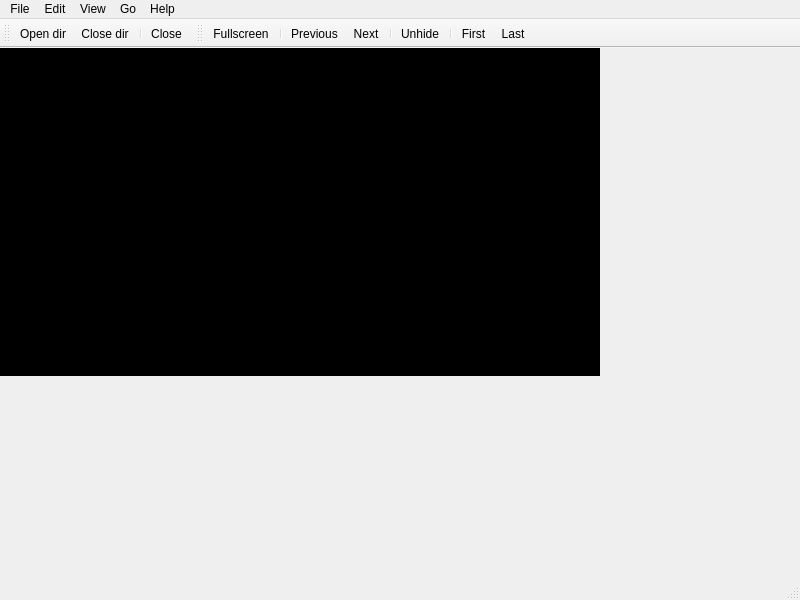
<?xml version="1.0" encoding="UTF-8"?>
<ui version="4.0">
 <class>MainWindow</class>
 <widget class="QMainWindow" name="MainWindow">
  <property name="geometry">
   <rect>
    <x>0</x>
    <y>0</y>
    <width>800</width>
    <height>600</height>
   </rect>
  </property>
  <property name="sizePolicy">
   <sizepolicy hsizetype="Preferred" vsizetype="Preferred">
    <horstretch>0</horstretch>
    <verstretch>0</verstretch>
   </sizepolicy>
  </property>
  <property name="windowTitle">
   <string>ImageGuess</string>
  </property>
  <widget class="QWidget" name="centralWidget">
   <widget class="QLabel" name="canvas">
    <property name="geometry">
     <rect>
      <x>0</x>
      <y>0</y>
      <width>600</width>
      <height>328</height>
     </rect>
    </property>
    <property name="sizePolicy">
     <sizepolicy hsizetype="Ignored" vsizetype="Ignored">
      <horstretch>0</horstretch>
      <verstretch>0</verstretch>
     </sizepolicy>
    </property>
    <property name="palette">
     <palette>
      <active>
       <colorrole role="Base">
        <brush brushstyle="SolidPattern">
         <color alpha="255">
          <red>255</red>
          <green>255</green>
          <blue>255</blue>
         </color>
        </brush>
       </colorrole>
       <colorrole role="Window">
        <brush brushstyle="SolidPattern">
         <color alpha="255">
          <red>0</red>
          <green>0</green>
          <blue>0</blue>
         </color>
        </brush>
       </colorrole>
      </active>
      <inactive>
       <colorrole role="Base">
        <brush brushstyle="SolidPattern">
         <color alpha="255">
          <red>255</red>
          <green>255</green>
          <blue>255</blue>
         </color>
        </brush>
       </colorrole>
       <colorrole role="Window">
        <brush brushstyle="SolidPattern">
         <color alpha="255">
          <red>0</red>
          <green>0</green>
          <blue>0</blue>
         </color>
        </brush>
       </colorrole>
      </inactive>
      <disabled>
       <colorrole role="Base">
        <brush brushstyle="SolidPattern">
         <color alpha="255">
          <red>0</red>
          <green>0</green>
          <blue>0</blue>
         </color>
        </brush>
       </colorrole>
       <colorrole role="Window">
        <brush brushstyle="SolidPattern">
         <color alpha="255">
          <red>0</red>
          <green>0</green>
          <blue>0</blue>
         </color>
        </brush>
       </colorrole>
      </disabled>
     </palette>
    </property>
    <property name="autoFillBackground">
     <bool>true</bool>
    </property>
    <property name="text">
     <string/>
    </property>
   </widget>
   <widget class="QWidget" name="gridLayoutWidget">
    <property name="geometry">
     <rect>
      <x>0</x>
      <y>0</y>
      <width>601</width>
      <height>331</height>
     </rect>
    </property>
    <layout class="QGridLayout" name="buttonGrid">
     <property name="sizeConstraint">
      <enum>QLayout::SetFixedSize</enum>
     </property>
     <property name="spacing">
      <number>0</number>
     </property>
    </layout>
   </widget>
  </widget>
  <widget class="QMenuBar" name="menuBar">
   <property name="geometry">
    <rect>
     <x>0</x>
     <y>0</y>
     <width>800</width>
     <height>21</height>
    </rect>
   </property>
   <widget class="QMenu" name="menuFile">
    <property name="title">
     <string>File</string>
    </property>
    <addaction name="actionOpen_dir"/>
    <addaction name="actionClose_dir"/>
    <addaction name="separator"/>
    <addaction name="actionClose"/>
   </widget>
   <widget class="QMenu" name="menuView">
    <property name="title">
     <string>View</string>
    </property>
    <addaction name="actionFullscreen"/>
   </widget>
   <widget class="QMenu" name="menuGo">
    <property name="title">
     <string>Go</string>
    </property>
    <addaction name="actionPrevious"/>
    <addaction name="actionNext"/>
    <addaction name="separator"/>
    <addaction name="actionUnhide"/>
    <addaction name="separator"/>
    <addaction name="actionFirst"/>
    <addaction name="actionLast"/>
   </widget>
   <widget class="QMenu" name="menuHelp">
    <property name="title">
     <string>Help</string>
    </property>
    <addaction name="actionContents"/>
    <addaction name="separator"/>
    <addaction name="actionAbout_Qt"/>
    <addaction name="actionAbout"/>
   </widget>
   <widget class="QMenu" name="menuEdit">
    <property name="title">
     <string>Edit</string>
    </property>
    <addaction name="actionSettings"/>
   </widget>
   <addaction name="menuFile"/>
   <addaction name="menuEdit"/>
   <addaction name="menuView"/>
   <addaction name="menuGo"/>
   <addaction name="menuHelp"/>
  </widget>
  <widget class="QStatusBar" name="statusBar"/>
  <widget class="QToolBar" name="mainToolBar">
   <property name="windowTitle">
    <string>Main toolbar</string>
   </property>
   <attribute name="toolBarArea">
    <enum>TopToolBarArea</enum>
   </attribute>
   <attribute name="toolBarBreak">
    <bool>false</bool>
   </attribute>
   <addaction name="actionOpen_dir"/>
   <addaction name="actionClose_dir"/>
   <addaction name="separator"/>
   <addaction name="actionClose"/>
  </widget>
  <widget class="QToolBar" name="toolBar">
   <property name="windowTitle">
    <string>Action toolbar</string>
   </property>
   <attribute name="toolBarArea">
    <enum>TopToolBarArea</enum>
   </attribute>
   <attribute name="toolBarBreak">
    <bool>false</bool>
   </attribute>
   <addaction name="actionFullscreen"/>
   <addaction name="separator"/>
   <addaction name="actionPrevious"/>
   <addaction name="actionNext"/>
   <addaction name="separator"/>
   <addaction name="actionUnhide"/>
   <addaction name="separator"/>
   <addaction name="actionFirst"/>
   <addaction name="actionLast"/>
  </widget>
  <action name="actionOpen_dir">
   <property name="icon">
    <iconset resource="Icons.qrc">
     <normaloff>:/toolbars/images/open-folder.png</normaloff>:/toolbars/images/open-folder.png</iconset>
   </property>
   <property name="text">
    <string>Open dir...</string>
   </property>
   <property name="shortcut">
    <string>Ctrl+O</string>
   </property>
  </action>
  <action name="actionClose_dir">
   <property name="icon">
    <iconset resource="Icons.qrc">
     <normaloff>:/toolbars/images/close-folder.png</normaloff>:/toolbars/images/close-folder.png</iconset>
   </property>
   <property name="text">
    <string>Close dir...</string>
   </property>
   <property name="shortcut">
    <string>Ctrl+W</string>
   </property>
  </action>
  <action name="actionClose">
   <property name="icon">
    <iconset resource="Icons.qrc">
     <normaloff>:/toolbars/images/quit.png</normaloff>:/toolbars/images/quit.png</iconset>
   </property>
   <property name="text">
    <string>Close</string>
   </property>
   <property name="shortcut">
    <string>Ctrl+Q</string>
   </property>
  </action>
  <action name="actionFullscreen">
   <property name="icon">
    <iconset resource="Icons.qrc">
     <normaloff>:/toolbars/images/view-fullscreen.png</normaloff>:/toolbars/images/view-fullscreen.png</iconset>
   </property>
   <property name="text">
    <string>Fullscreen</string>
   </property>
   <property name="shortcut">
    <string>F11</string>
   </property>
  </action>
  <action name="actionPrevious">
   <property name="icon">
    <iconset resource="Icons.qrc">
     <normaloff>:/toolbars/images/go-previous.png</normaloff>:/toolbars/images/go-previous.png</iconset>
   </property>
   <property name="text">
    <string>Previous</string>
   </property>
   <property name="shortcut">
    <string>PgUp</string>
   </property>
  </action>
  <action name="actionNext">
   <property name="icon">
    <iconset resource="Icons.qrc">
     <normaloff>:/toolbars/images/go-next.png</normaloff>:/toolbars/images/go-next.png</iconset>
   </property>
   <property name="text">
    <string>Next</string>
   </property>
   <property name="shortcut">
    <string>PgDown</string>
   </property>
  </action>
  <action name="actionContents">
   <property name="text">
    <string>Help</string>
   </property>
   <property name="shortcut">
    <string>F1</string>
   </property>
  </action>
  <action name="actionAbout">
   <property name="text">
    <string>About</string>
   </property>
  </action>
  <action name="actionUnhide">
   <property name="icon">
    <iconset resource="Icons.qrc">
     <normaloff>:/toolbars/images/unhide.png</normaloff>:/toolbars/images/unhide.png</iconset>
   </property>
   <property name="text">
    <string>Unhide</string>
   </property>
   <property name="shortcut">
    <string>Backspace</string>
   </property>
  </action>
  <action name="actionAbout_Qt">
   <property name="text">
    <string>About Qt</string>
   </property>
  </action>
  <action name="actionFirst">
   <property name="icon">
    <iconset resource="Icons.qrc">
     <normaloff>:/toolbars/images/go-first.png</normaloff>:/toolbars/images/go-first.png</iconset>
   </property>
   <property name="text">
    <string>First</string>
   </property>
   <property name="shortcut">
    <string>Home</string>
   </property>
  </action>
  <action name="actionLast">
   <property name="icon">
    <iconset resource="Icons.qrc">
     <normaloff>:/toolbars/images/go-last.png</normaloff>:/toolbars/images/go-last.png</iconset>
   </property>
   <property name="text">
    <string>Last</string>
   </property>
   <property name="shortcut">
    <string>End</string>
   </property>
  </action>
  <action name="actionSettings">
   <property name="text">
    <string>Settings</string>
   </property>
  </action>
 </widget>
 <layoutdefault spacing="6" margin="11"/>
 <resources>
  <include location="Icons.qrc"/>
 </resources>
 <connections/>
</ui>
